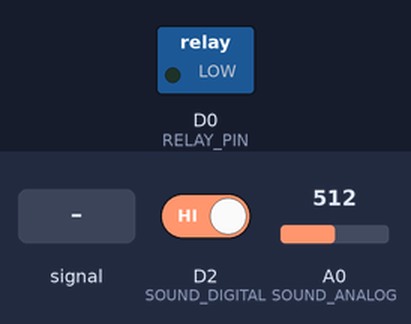
The sketch below on a simulated ESP8266 (NodeMCU). Shown: switched loads named in the sketch (green lamp = pin HIGH). Dashed ring = blinking. The test bench sets the inputs (shaded band); at power-on: A0 (SOUND_ANALOG) = 512, D2 (SOUND_DIGITAL) HIGH. WiFi joins after 1.5 s; servers stay silent unless stated; what the sketch prints to the serial monitor is not drawn.

Above: at 3.0 s.
3.1 s: A0 (SOUND_ANALOG) fed a 1000 Hz sine of ±255 counts around its level
At 4.2 s:
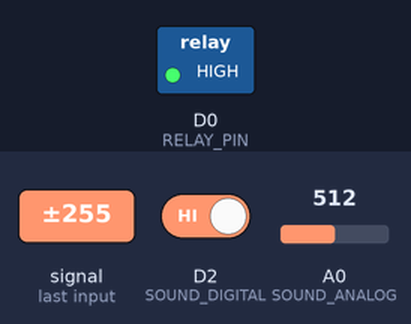
6.1 s: A0 (SOUND_ANALOG) set to 490
At 6.1 s:
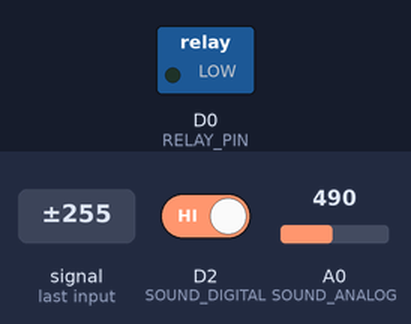
7.6 s: D2 (SOUND_DIGITAL) driven LOW
At 10.4 s:
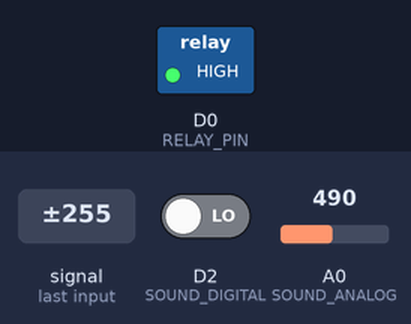
10.6 s: D2 (SOUND_DIGITAL) driven HIGH
At 11.1 s:
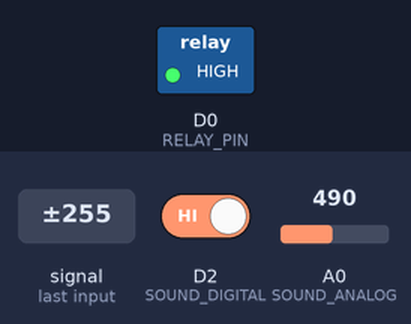
12.1 s: A0 (SOUND_ANALOG) set to 583
13.6 s: A0 (SOUND_ANALOG) set to 611
At 14.6 s:
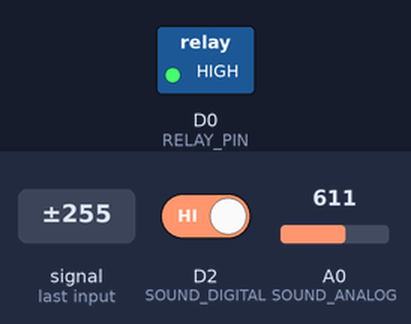
Timing chart, 0 to 17.6 s (numbered marks = the images above; inputs shaded):
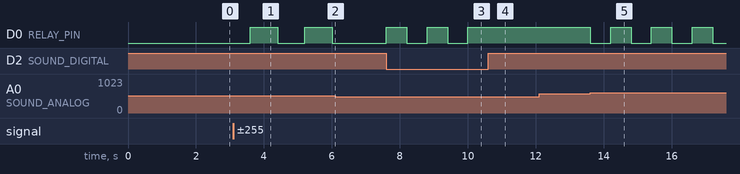

The sketch:

sound_sensor.ino
```cpp
/*
 * JUDUL: Sound Sensor (Sensor Suara)
 * FUNGSI: Mendeteksi suara (clap switch / deteksi kebisingan)
 * PIN: A0 (Analog), D2 (Digital)
 * RELAY: D0 (toggle setiap kali suara keras terdeteksi)
 *
 * Blynk Virtual Pin:
 * V1 = Level suara (analog, 0-1024)
 * V2 = Status digital (1=suara terdeteksi)
 * V10 = Status relay
 */

#define BLYNK_TEMPLATE_ID "YourTemplateID"
#define BLYNK_TEMPLATE_NAME "Sound Sensor"
#define BLYNK_AUTH_TOKEN "YourAuthToken"

#include <ESP8266WiFi.h>
#include <BlynkSimpleEsp8266.h>

#define SOUND_ANALOG A0
#define SOUND_DIGITAL D2
#define RELAY_PIN D0

char ssid[] = "YourWiFiSSID";
char pass[] = "YourWiFiPassword";

int soundThreshold = 600;
bool relayState = false;
unsigned long lastClapTime = 0;

BlynkTimer timer;

void setup() {
  Serial.begin(115200);
  pinMode(SOUND_DIGITAL, INPUT);
  pinMode(RELAY_PIN, OUTPUT);
  digitalWrite(RELAY_PIN, LOW);

  Blynk.begin(BLYNK_AUTH_TOKEN, ssid, pass);
  timer.setInterval(200L, sendSensorData);
}

void loop() {
  Blynk.run();
  timer.run();
}

void sendSensorData() {
  int soundLevel = analogRead(SOUND_ANALOG);
  int soundDetected = digitalRead(SOUND_DIGITAL);

  Blynk.virtualWrite(V1, soundLevel);
  Blynk.virtualWrite(V2, soundDetected == LOW ? 1 : 0);

  // Clap detection (toggle relay)
  if ((soundLevel > soundThreshold || soundDetected == LOW) &&
      (millis() - lastClapTime > 500)) {  // Debounce 500ms

    relayState = !relayState;
    digitalWrite(RELAY_PIN, relayState);
    Blynk.virtualWrite(V10, relayState);
    lastClapTime = millis();

    Serial.print("👏 Suara terdeteksi! Relay: ");
    Serial.println(relayState ? "ON" : "OFF");
  }

  Serial.print("Level suara: ");
  Serial.println(soundLevel);
}
```

Measured:
- the behaviour switches between 600 and 601 on A0 (SOUND_ANALOG) (found by bisection; images 4 and 5)
- after the input at 3.1 s, D0 (RELAY_PIN): alternates HIGH for 0.80 s and LOW for 0.80 s, starting after 0.50 s
- after the input at 6.1 s, D0 (RELAY_PIN): stays LOW (without the input it goes to HIGH after 0.70 s)
- after the input at 7.6 s, D0 (RELAY_PIN): alternates HIGH for 0.60 s and LOW for 0.60 s, starting at once
- after the input at 10.6 s, D0 (RELAY_PIN): stays HIGH (without the input it goes to LOW after 0.00 s)
- after the input at 12.1 s, every drawn part: stays the same
- after the input at 13.6 s, D0 (RELAY_PIN): alternates HIGH for 0.60 s and LOW for 0.60 s, starting at once
